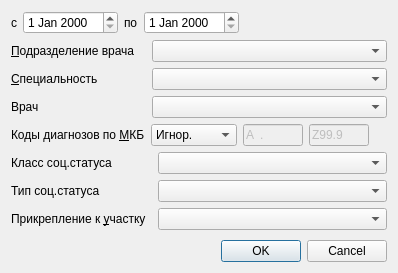
<?xml version="1.0" encoding="UTF-8"?>
<ui version="4.0">
 <class>DiagnosisDispansPlanedListDialog</class>
 <widget class="QDialog" name="DiagnosisDispansPlanedListDialog">
  <property name="geometry">
   <rect>
    <x>0</x>
    <y>0</y>
    <width>398</width>
    <height>273</height>
   </rect>
  </property>
  <property name="windowTitle">
   <string>Параметры</string>
  </property>
  <layout class="QGridLayout" name="gridLayout">
   <item row="0" column="0" colspan="3">
    <layout class="QHBoxLayout" name="horizontalLayout">
     <item>
      <widget class="QLabel" name="lblBegDate">
       <property name="text">
        <string>с</string>
       </property>
      </widget>
     </item>
     <item>
      <widget class="CDateEdit" name="edtBegDate"/>
     </item>
     <item>
      <widget class="QLabel" name="lblEndDate">
       <property name="text">
        <string>по</string>
       </property>
      </widget>
     </item>
     <item>
      <widget class="CDateEdit" name="edtEndDate"/>
     </item>
     <item>
      <spacer name="horizontalSpacer">
       <property name="orientation">
        <enum>Qt::Horizontal</enum>
       </property>
       <property name="sizeHint" stdset="0">
        <size>
         <width>40</width>
         <height>20</height>
        </size>
       </property>
      </spacer>
     </item>
    </layout>
   </item>
   <item row="2" column="1" colspan="2">
    <widget class="CRBComboBox" name="cmbSpeciality">
     <property name="whatsThis">
      <string>&lt;html&gt;&lt;head&gt;&lt;meta name=&quot;qrichtext&quot; content=&quot;1&quot; /&gt;&lt;style type=&quot;text/css&quot;&gt;
p, li { white-space: pre-wrap; }
&lt;/style&gt;&lt;/head&gt;&lt;body style=&quot; font-family:'MS Shell Dlg 2'; font-size:8.25pt; font-weight:400; font-style:normal;&quot;&gt;
&lt;p style=&quot;-qt-paragraph-type:empty; margin-top:0px; margin-bottom:0px; margin-left:0px; margin-right:0px; -qt-block-indent:0; text-indent:0px;&quot;&gt;&lt;/p&gt;&lt;/body&gt;&lt;/html&gt;</string>
     </property>
    </widget>
   </item>
   <item row="1" column="0">
    <widget class="QLabel" name="lblOrgStructure">
     <property name="text">
      <string>&amp;Подразделение врача</string>
     </property>
     <property name="buddy">
      <cstring>cmbOrgStructure</cstring>
     </property>
    </widget>
   </item>
   <item row="3" column="0">
    <widget class="QLabel" name="label_4">
     <property name="text">
      <string>Врач</string>
     </property>
    </widget>
   </item>
   <item row="2" column="0">
    <widget class="QLabel" name="lblSpeciality">
     <property name="text">
      <string>&amp;Специальность</string>
     </property>
     <property name="buddy">
      <cstring>cmbSpeciality</cstring>
     </property>
    </widget>
   </item>
   <item row="1" column="1" colspan="2">
    <widget class="COrgStructureComboBox" name="cmbOrgStructure"/>
   </item>
   <item row="3" column="1" colspan="2">
    <widget class="CPersonComboBoxEx" name="cmbPerson"/>
   </item>
   <item row="5" column="0" colspan="2">
    <widget class="QLabel" name="lblSocStatusClass">
     <property name="text">
      <string>Класс соц.статуса</string>
     </property>
     <property name="buddy">
      <cstring>cmbSocStatusClass</cstring>
     </property>
    </widget>
   </item>
   <item row="5" column="2">
    <widget class="CSocStatusComboBox" name="cmbSocStatusClass"/>
   </item>
   <item row="4" column="0" colspan="3">
    <layout class="QHBoxLayout" name="horizontalLayout_2" stretch="0,0,1,1,0">
     <item>
      <widget class="QLabel" name="lblMKB">
       <property name="text">
        <string>Коды диагнозов по &amp;МКБ</string>
       </property>
       <property name="buddy">
        <cstring>cmbMKBFilter</cstring>
       </property>
      </widget>
     </item>
     <item>
      <widget class="QComboBox" name="cmbMKBFilter">
       <item>
        <property name="text">
         <string>Игнор.</string>
        </property>
       </item>
       <item>
        <property name="text">
         <string>Интервал</string>
        </property>
       </item>
      </widget>
     </item>
     <item>
      <widget class="CICDCodeEdit" name="edtMKBFrom">
       <property name="enabled">
        <bool>false</bool>
       </property>
       <property name="sizePolicy">
        <sizepolicy hsizetype="Fixed" vsizetype="Fixed">
         <horstretch>0</horstretch>
         <verstretch>0</verstretch>
        </sizepolicy>
       </property>
       <property name="maximumSize">
        <size>
         <width>60</width>
         <height>16777215</height>
        </size>
       </property>
       <property name="inputMask">
        <string>a00.00; </string>
       </property>
       <property name="text">
        <string>A.</string>
       </property>
       <property name="maxLength">
        <number>6</number>
       </property>
      </widget>
     </item>
     <item>
      <widget class="CICDCodeEdit" name="edtMKBTo">
       <property name="enabled">
        <bool>false</bool>
       </property>
       <property name="sizePolicy">
        <sizepolicy hsizetype="Fixed" vsizetype="Fixed">
         <horstretch>0</horstretch>
         <verstretch>0</verstretch>
        </sizepolicy>
       </property>
       <property name="maximumSize">
        <size>
         <width>60</width>
         <height>16777215</height>
        </size>
       </property>
       <property name="inputMask">
        <string>a00.00; </string>
       </property>
       <property name="text">
        <string>Z99.9</string>
       </property>
       <property name="maxLength">
        <number>6</number>
       </property>
      </widget>
     </item>
     <item>
      <spacer name="spacer">
       <property name="orientation">
        <enum>Qt::Horizontal</enum>
       </property>
       <property name="sizeHint" stdset="0">
        <size>
         <width>40</width>
         <height>20</height>
        </size>
       </property>
      </spacer>
     </item>
    </layout>
   </item>
   <item row="6" column="0">
    <widget class="QLabel" name="lblSocStatusType">
     <property name="text">
      <string>Тип соц.статуса</string>
     </property>
     <property name="buddy">
      <cstring>cmbSocStatusType</cstring>
     </property>
    </widget>
   </item>
   <item row="8" column="0">
    <spacer name="verticalSpacer">
     <property name="orientation">
      <enum>Qt::Vertical</enum>
     </property>
     <property name="sizeHint" stdset="0">
      <size>
       <width>20</width>
       <height>40</height>
      </size>
     </property>
    </spacer>
   </item>
   <item row="6" column="2">
    <widget class="CRBComboBox" name="cmbSocStatusType"/>
   </item>
   <item row="9" column="2">
    <widget class="QDialogButtonBox" name="buttonBox">
     <property name="standardButtons">
      <set>QDialogButtonBox::Cancel|QDialogButtonBox::Ok</set>
     </property>
    </widget>
   </item>
   <item row="7" column="0">
    <widget class="QLabel" name="lblOrgStructureAttach">
     <property name="text">
      <string>Прикрепление к &amp;участку</string>
     </property>
     <property name="buddy">
      <cstring>cmbOrgStructureAttach</cstring>
     </property>
    </widget>
   </item>
   <item row="7" column="2">
    <widget class="CAreaComboBox" name="cmbOrgStructureAttach"/>
   </item>
  </layout>
 </widget>
 <customwidgets>
  <customwidget>
   <class>CRBComboBox</class>
   <extends>QComboBox</extends>
   <header>library/crbcombobox.h</header>
  </customwidget>
  <customwidget>
   <class>CDateEdit</class>
   <extends>QDateEdit</extends>
   <header>library/DateEdit</header>
  </customwidget>
  <customwidget>
   <class>COrgStructureComboBox</class>
   <extends>QComboBox</extends>
   <header>Orgs/OrgStructComboBoxes.h</header>
  </customwidget>
  <customwidget>
   <class>CPersonComboBoxEx</class>
   <extends>QComboBox</extends>
   <header>Orgs/PersonComboBoxEx.h</header>
  </customwidget>
  <customwidget>
   <class>CICDCodeEdit</class>
   <extends>QLineEdit</extends>
   <header>library/ICDCodeEdit.h</header>
  </customwidget>
  <customwidget>
   <class>CSocStatusComboBox</class>
   <extends>QComboBox</extends>
   <header>Registry/SocStatusComboBox.h</header>
  </customwidget>
  <customwidget>
   <class>CAreaComboBox</class>
   <extends>QComboBox</extends>
   <header>Orgs/OrgStructComboBoxes</header>
  </customwidget>
 </customwidgets>
 <resources/>
 <connections>
  <connection>
   <sender>buttonBox</sender>
   <signal>rejected()</signal>
   <receiver>DiagnosisDispansPlanedListDialog</receiver>
   <slot>reject()</slot>
   <hints>
    <hint type="sourcelabel">
     <x>169</x>
     <y>77</y>
    </hint>
    <hint type="destinationlabel">
     <x>211</x>
     <y>7</y>
    </hint>
   </hints>
  </connection>
 </connections>
</ui>
